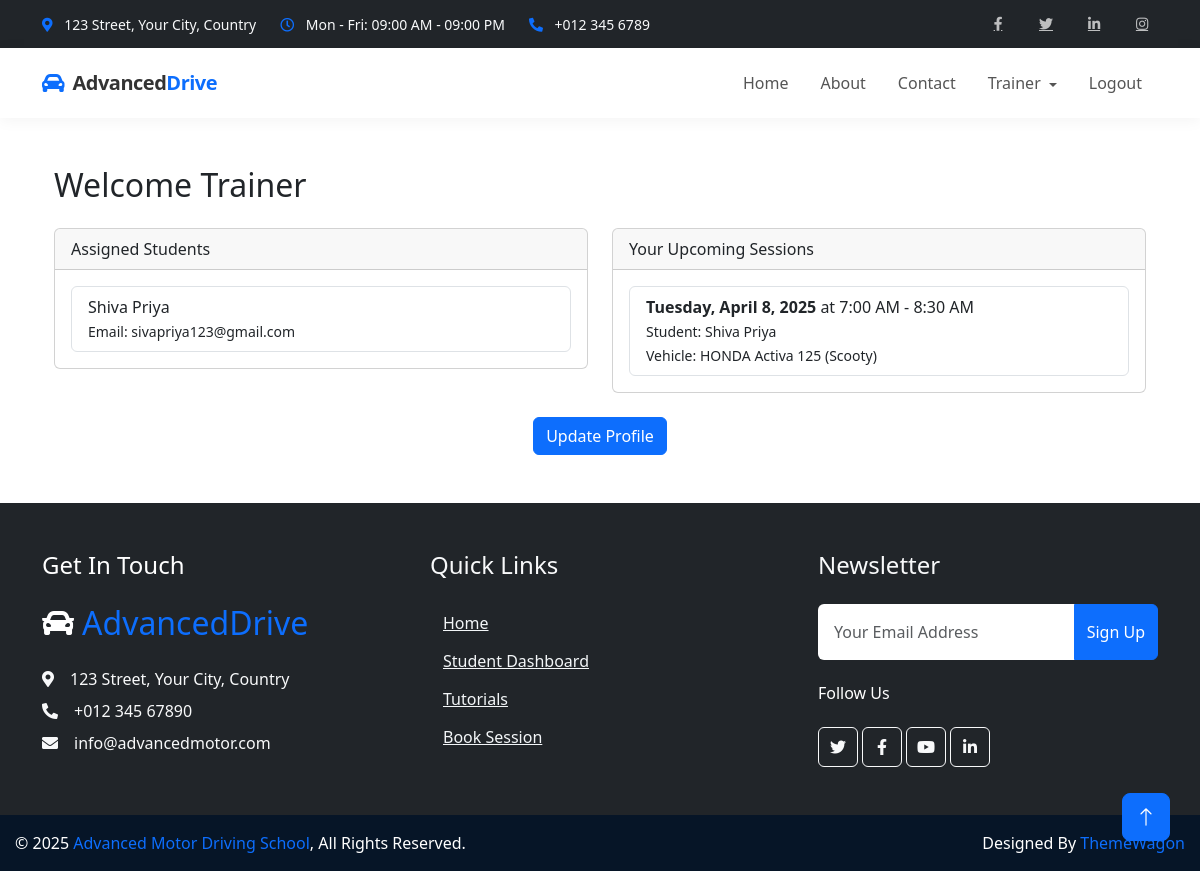
Screenshot of /trainer/ (signed in) with the database file from the repository.
### trainers/models.py (models this page shows, shortened)
class Trainer(models.Model):
    user = models.OneToOneField(
        settings.AUTH_USER_MODEL,
        on_delete=models.CASCADE,
        related_name='driving_trainer_profile'
    )
    SPECIALIZATION_CHOICES = [
        ('CAR', 'Car'),
        ('SCOOTY', 'Scooty'),
        ('BOTH', 'Both Car and Scooty'),
        ('OTHER', 'Other')
    ]
    specialization = models.CharField(
        max_length=10,
        choices=SPECIALIZATION_CHOICES,
        default='BOTH'
    )
    experience = models.PositiveIntegerField(
        validators=[MinValueValidator(0)],
        default=0,
        help_text="Years of experience as a driving trainer"
    )
    AVAILABILITY_CHOICES = [
        ('WEEKDAY', 'Weekdays Only'),
        ('WEEKEND', 'Weekends Only'),
        ('MORNING', 'Morning Shifts Only'),
        ('EVENING', 'Evening Shifts Only'),
        ('FLEXIBLE', 'Flexible Schedule'),
        ('CUSTOM', 'Custom Schedule')
    ]
    availability = models.CharField(
        max_length=10,
        choices=AVAILABILITY_CHOICES,
        default='FLEXIBLE'
    )
    is_remote = models.BooleanField(
        default=False,
        help_text="Whether this trainer provides remote training services"
    )
    service_area = models.CharField(
        max_length=255,
        blank=True,
        null=True,
        help_text="Geographic areas where remote training is available"
    )
    max_students = models.PositiveIntegerField(
        default=10,
        validators=[MinValueValidator(1)],
        help_text="Maximum number of students this trainer can handle at once"
    )
    date_joined = models.DateField(
        default=timezone.now,
        help_text="Date when the trainer joined the driving school"
    )
    license_number = models.CharField(
        max_length=50,
        blank=True,
        null=True,
        help_text="Trainer's driving license number"
    )
    notes = models.TextField(
        blank=True,
        null=True,
        help_text="Additional notes about the trainer"
    )
    is_active = models.BooleanField(
        default=True,
        help_text="Whether this trainer is currently active"
    )
    class Meta:
        ordering = ['-experience', 'user__last_name']

### students/models.py (models this page shows, shortened)
class Student(models.Model):
    STUDENT_TYPES = (
        ('local', 'Local Student'),
        ('remote', 'Remote Student'),
    )
    user = models.OneToOneField(
        settings.AUTH_USER_MODEL,
        on_delete=models.CASCADE,
        related_name='student_profile'
    )
    trainer = models.ForeignKey(
        Trainer,
        on_delete=models.SET_NULL,
        null=True,
        blank=True,
        related_name='student_set'
    )
    vehicle = models.ForeignKey(
        Vehicle,
        on_delete=models.SET_NULL,
        null=True,
        blank=True,
        related_name='student_assignments'
    )
    address = models.TextField()
    phone_number = models.CharField(max_length=15)
    emergency_contact = models.CharField(max_length=15, blank=True, null=True)
    student_type = models.CharField(max_length=10, choices=STUDENT_TYPES, default='local')
    registration_date = models.DateTimeField(auto_now_add=True)
    has_purchased_session = models.BooleanField(default=False)

class TrainingSession(models.Model):
    TIME_SLOTS = (
        ('morning_1', '7:00 AM - 8:30 AM'),
        ('morning_2', '9:00 AM - 10:30 AM'),
        ('morning_3', '11:00 AM - 12:30 PM'),
        ('afternoon_1', '1:00 PM - 2:30 PM'),
        ('afternoon_2', '3:00 PM - 4:30 PM'),
        ('evening', '5:00 PM - 6:30 PM'),
    )
    student = models.ForeignKey(Student, on_delete=models.CASCADE, related_name='sessions')
    trainer = models.ForeignKey(Trainer, on_delete=models.CASCADE, related_name='sessions')
    vehicle = models.ForeignKey(Vehicle, on_delete=models.CASCADE, related_name='sessions',null=True,blank=True)
    student_package = models.ForeignKey(StudentPackage, on_delete=models.SET_NULL, null=True, blank=True)
    session_date = models.DateField()
    time_slot = models.CharField(max_length=20, choices=TIME_SLOTS)
    completed = models.BooleanField(default=False)
    notes = models.TextField(blank=True, null=True)
    class Meta:
        unique_together = ('trainer', 'session_date', 'time_slot')

class Vehicle(models.Model):
    VEHICLE_TYPES = (
        ('car', 'Car'),
        ('scooty', 'Scooty'),
    )
    vehicle_number = models.CharField(max_length=20, unique=True)
    model = models.CharField(max_length=100)
    vehicle_type = models.CharField(max_length=10, choices=VEHICLE_TYPES)
    purchased_year = models.PositiveIntegerField()
    is_active = models.BooleanField(default=True)

### trainers/views.py (the view)
# urls.py: path('', views.trainer_dashboard, name='dashboard'),
@login_required
def trainer_dashboard(request):
    trainer = get_object_or_404(Trainer, user=request.user)
    assigned_students = trainer.student_set.all()
    from students.models import TrainingSession  # if your session model is named this
    upcoming_sessions = TrainingSession.objects.filter(trainer=trainer, session_date__gte=timezone.now()).order_by('session_date')
    return render(request, 'trainers/dashboard.html', {
        'trainer': trainer,
        'assigned_students': assigned_students,
        'upcoming_sessions': upcoming_sessions
    })

### trainers/templates/trainers/dashboard.html
{% extends 'base.html' %}
{% block content %}
<div class="container">
  <h2>Welcome {{ trainer.user.first_name }}</h2>
  <div class="row mt-4">
    <div class="col-md-6">
      <div class="card">
        <div class="card-header">
          Assigned Students
        </div>
        <div class="card-body">
          {% if assigned_students %}
            <ul class="list-group">
              {% for student in assigned_students %}
                <li class="list-group-item">
                  {{ student.user.get_full_name }} <br>
                  <small>Email: {{ student.user.email }}</small>
                </li>
              {% endfor %}
            </ul>
          {% else %}
            <p>No students have been assigned to you yet.</p>
          {% endif %}
        </div>
      </div>
    </div>
    <div class="col-md-6">
      <div class="card">
        <div class="card-header">
          Your Upcoming Sessions
        </div>
        <div class="card-body">
          {% if upcoming_sessions %}
            <ul class="list-group">
              {% for session in upcoming_sessions %}
                <li class="list-group-item">
                  <strong>{{ session.session_date|date:"l, F j, Y" }}</strong> at {{ session.get_time_slot_display }}
                  <br>
                  <small>Student: {{ session.student.user.get_full_name }}</small>
                  <br>
                  <small>Vehicle: {{ session.vehicle.model }} ({{ session.vehicle.get_vehicle_type_display }})</small>
                </li>
              {% endfor %}
            </ul>
          {% else %}
            <p>You have no upcoming sessions scheduled.</p>
          {% endif %}
        </div>
      </div>
    </div>
  </div>
  <div class="row mt-4">
    <div class="col-md-12 text-center">
      <a href="{% url 'trainers:trainer_update' trainer.id %}" class="btn btn-primary">Update Profile</a>
    </div>
  </div>
</div>
{% endblock %}

### static/css/style.css (style rules this page uses)
:root { --primary: #F3BD00; --secondary: #757575; --light: #F3F6F8; --dark: #0C2B4B; }
.btn { font-weight: 500; transition: .5s; }
.btn.btn-primary, .btn.btn-outline-primary:hover { color: #FFFFFF; }

### templates/base.html (style rules this page uses)
html, body { height: 100%; margin: 0; padding: 0; display: flex; flex-direction: column; }

### rows the page displays
Trainer: user.first_name "Trainer"
Student: user.get_full_name "Shiva Priya", user.email "sivapriya123@gmail.com"
TrainingSession: session_date "Tuesday, April 8, 2025", time_slot "7:00 AM - 8:30 AM", student.user.get_full_name "Shiva Priya", vehicle.model "HONDA Activa 125", vehicle.vehicle_type "Scooty"
